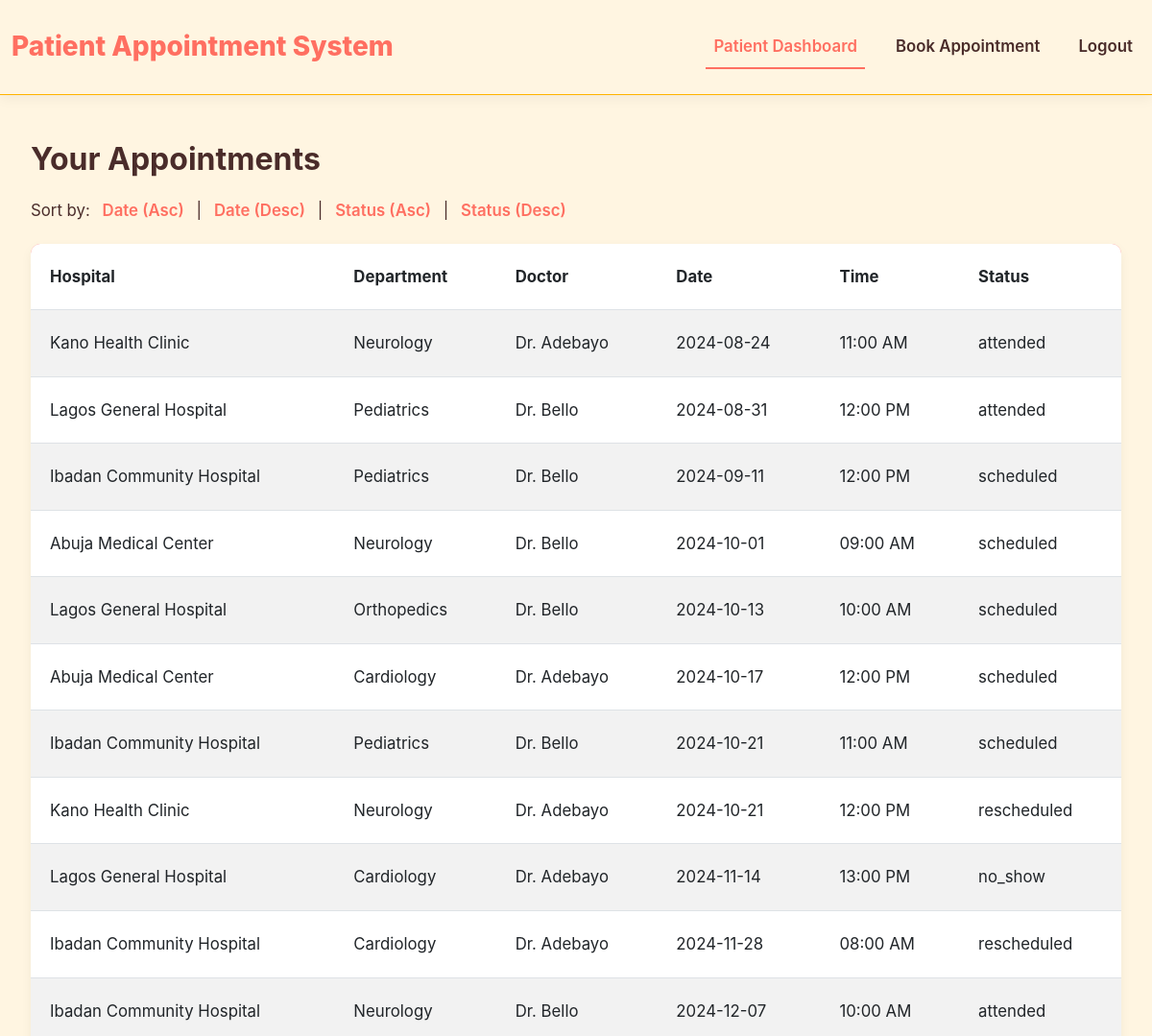
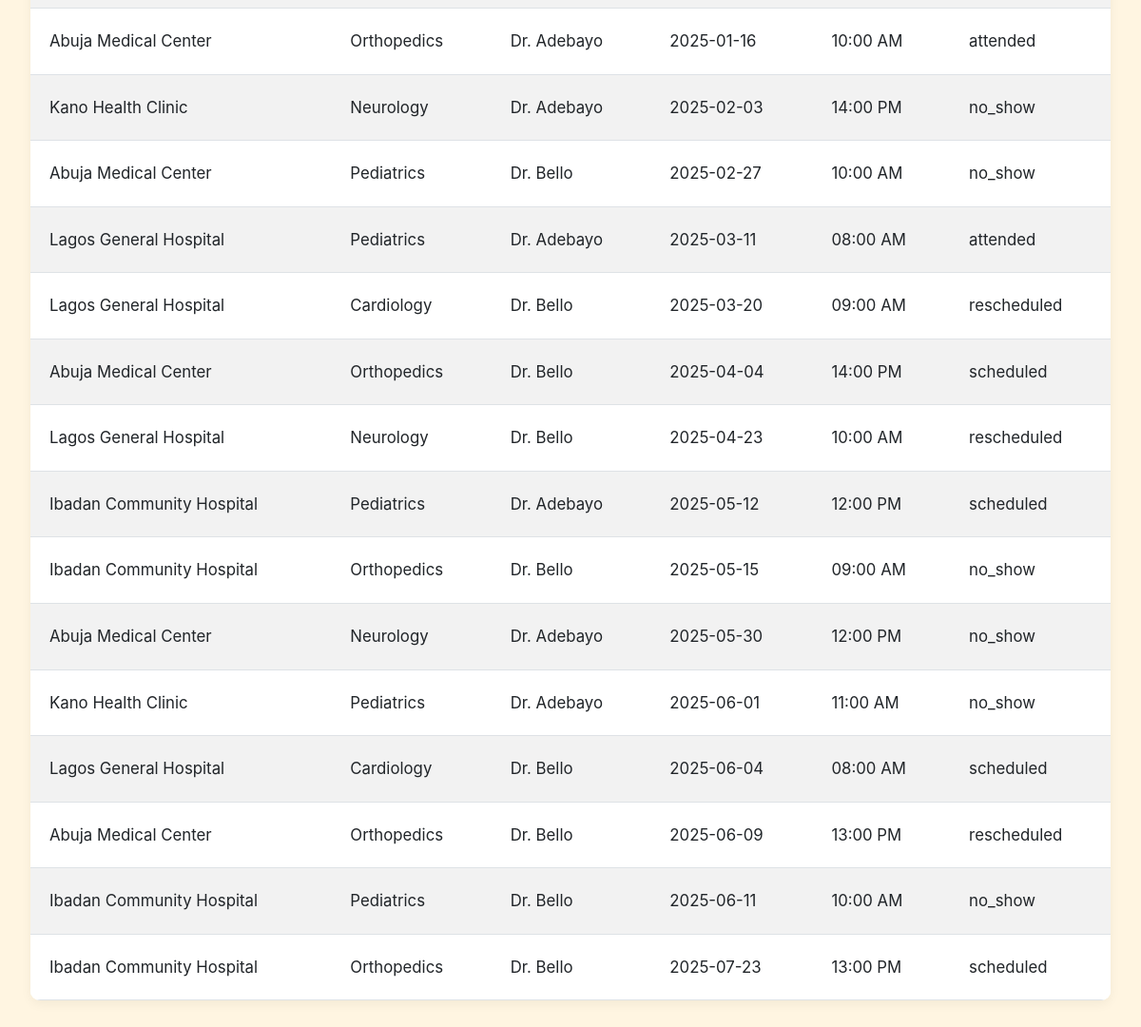
Screenshot of /patient (signed in) with the database file from the repository (2 pictures, top to bottom).
### tables this page shows
CREATE TABLE appointments 
                 (id INTEGER PRIMARY KEY AUTOINCREMENT, patient_id INTEGER, hospital_id INTEGER, department_id INTEGER, 
                  doctor_id INTEGER, slot_time TEXT, date TEXT, booking_date TEXT, no_show_prob REAL, reschedule_prob REAL, status TEXT,
                  FOREIGN KEY (patient_id) REFERENCES users(id),
                  FOREIGN KEY (hospital_id) REFERENCES hospitals(id),
                  FOREIGN KEY (department_id) REFERENCES departments(id),
                  FOREIGN KEY (doctor_id) REFERENCES doctors(id));

CREATE TABLE hospitals 
                 (id INTEGER PRIMARY KEY AUTOINCREMENT, name TEXT, location TEXT);

CREATE TABLE departments 
                 (id INTEGER PRIMARY KEY AUTOINCREMENT, hospital_id INTEGER, name TEXT,
                  FOREIGN KEY (hospital_id) REFERENCES hospitals(id));

CREATE TABLE doctors 
                 (id INTEGER PRIMARY KEY AUTOINCREMENT, hospital_id INTEGER, department_id INTEGER, name TEXT, schedule TEXT, gender TEXT,
                  FOREIGN KEY (hospital_id) REFERENCES hospitals(id),
                  FOREIGN KEY (department_id) REFERENCES departments(id));

### app.py (the view)
@app.route('/patient')
@login_required('patient')
def patient_dashboard():
    user_id = session['user_id']
    sort_by = request.args.get('sort_by', 'date')
    sort_order = request.args.get('sort_order', 'asc')
    query = """
    SELECT a.id, h.name AS hospital_name, d.name AS department_name, doc.name AS doctor_name, a.slot_time, a.date, a.status
    FROM appointments a
    JOIN hospitals h ON a.hospital_id = h.id
    JOIN departments d ON a.department_id = d.id
    JOIN doctors doc ON a.doctor_id = doc.id
    WHERE a.patient_id = ?
    """
    if sort_by in ['date', 'status']:
        query += f" ORDER BY {sort_by} {'ASC' if sort_order == 'asc' else 'DESC'}"
    appointments = query_db(query, (user_id,))
    reordered_appointments = [
        (appt['hospital_name'], appt['department_name'], appt['doctor_name'], appt['date'], appt['slot_time'], appt['status'])
        for appt in appointments
    ]
    return render_template('patient.html', appointments=reordered_appointments)

### app.py (called while the page is built)
def login_required(role=None):
    def wrapper(fn):
        @wraps(fn)
        def decorated_view(*args, **kwargs):
            if not session.get('user_id'):
                flash("Please log in to access this page.", "danger")
                return redirect(url_for('login'))
            if role and session.get('role') != role:
                flash("You do not have permission to access this page.", "danger")
                if session.get('role') == 'patient':
                    return redirect(url_for('patient_dashboard'))
                elif session.get('role') == 'admin':
                    return redirect(url_for('admin_dashboard'))
            return fn(*args, **kwargs)
        return decorated_view
    return wrapper

def get_sqlite_conn():
    conn = sqlite3.connect("database.db")
    conn.row_factory = sqlite3.Row
    return conn

def query_db(query, args=(), one=False, commit=False, return_id=False):
    conn = get_sqlite_conn()
    try:
        c = conn.cursor()
        c.execute(query, args)
        if commit:
            conn.commit()
            if return_id:
                return c.lastrowid
        else:
            rv = c.fetchall()
            if rv:
                columns = [desc[0] for desc in c.description]
                rv = [dict(zip(columns, row)) for row in rv]
                return rv[0] if one else rv
            return None if one else []
    except sqlite3.IntegrityError as e:
        if commit:
            conn.rollback()  # Roll back transaction on error
            raise e
        return None if one else []
    finally:
        conn.close()

### templates/patient.html (shortened to what this page needs)
<!DOCTYPE html>
<html lang="en">
<head>
    <link href="https://cdn.jsdelivr.net/npm/bootstrap@5.3.0/dist/css/bootstrap.min.css" rel="stylesheet">
    <link rel="stylesheet" href="{{ url_for('static', filename='css/style.css') }}">
</head>
<body>
    <nav class="navbar navbar-expand-lg">
        <div class="container-fluid">
            <a class="navbar-brand" href="{{ url_for('index') }}">Patient Appointment System</a>
            <div class="collapse navbar-collapse" id="navbarNav">
                <ul class="navbar-nav ms-auto">
                    <li class="nav-item">
                        <a class="nav-link {% if request.endpoint == 'patient_dashboard' %}active{% endif %}" href="{{ url_for('patient_dashboard') }}">Patient Dashboard</a>
                    </li>
                    <li class="nav-item">
                        <a class="nav-link {% if request.endpoint == 'book_appointment' %}active{% endif %}" href="{{ url_for('book_appointment') }}">Book Appointment</a>
                    </li>
                    <li class="nav-item">
                        <a class="nav-link" href="{{ url_for('logout') }}">Logout</a>
                    </li>
                </ul>
            </div>
        </div>
    </nav>
    <div class="container">
        <h2>Your Appointments</h2>
        <p>Sort by:
            <a href="{{ url_for('patient_dashboard', sort_by='date', sort_order='asc') }}">Date (Asc)</a> |
            <a href="{{ url_for('patient_dashboard', sort_by='date', sort_order='desc') }}">Date (Desc)</a> |
            <a href="{{ url_for('patient_dashboard', sort_by='status', sort_order='asc') }}">Status (Asc)</a> |
            <a href="{{ url_for('patient_dashboard', sort_by='status', sort_order='desc') }}">Status (Desc)</a>
        </p>
        <table class="table table-striped">
            <thead>
                <tr>
                    <th>Hospital</th>
                    <th>Department</th>
                    <th>Doctor</th>
                    <th>Date</th>
                    <th>Time</th>
                    <th>Status</th>
                </tr>
            </thead>
            <tbody>
                {% for appt in appointments %}
                <tr>
                    <td>{{ appt[0] }}</td>
                    <td>{{ appt[1] }}</td>
                    <td>{{ appt[2] }}</td>
                    <td>{{ appt[3] }}</td>
                    <td>{{ appt[4] }}</td>
                    <td>{{ appt[5] }}</td>
                </tr>
                {% endfor %}
            </tbody>
        </table>
    </div>
</body>
</html>

### static/css/style.css (style rules this page uses)
* { margin: 0; padding: 0; box-sizing: border-box; }
body { font-family: 'Inter', -apple-system, BlinkMacSystemFont, 'Segoe UI', Roboto, sans-serif; line-height: 1.7; color: #4A2C2A; background-color: #FFF5E1; min-height: 100vh; }
h1, h2, h3, h4 { font-weight: 700; color: #4A2C2A; }
h2 { font-size: 2rem; margin-bottom: 1.25rem; }
p { margin-bottom: 1.25rem; font-size: 1.05rem; }
.navbar { background-color: #FFF5E1; box-shadow: 0 4px 12px rgba(0, 0, 0, 0.05); padding: 1.25rem 0; border-bottom: 1px solid #FFB300; }
.navbar-brand { font-size: 1.75rem; font-weight: 800; color: #FF6F61; transition: color 0.3s ease; }
.navbar-nav .nav-link { color: #4A2C2A; font-weight: 600; font-size: 1.05rem; margin-left: 1.5rem; transition: color 0.3s ease; }
.navbar-nav .nav-link.active { color: #FF6F61; border-bottom: 2px solid #FF6F61; }
.container { max-width: 1280px; margin: 3rem auto; padding: 0 2rem; }
.table { background-color: #ffffff; border-radius: 10px; overflow: hidden; box-shadow: 0 4px 12px rgba(0, 0, 0, 0.05); margin-bottom: 2rem; }
.table th, .table td { padding: 1.25rem; vertical-align: middle; font-size: 1.05rem; }
.table thead { background-color: #FF6F61; color: #ffffff; }
.table-striped tbody tr { background-color: #fdfdfd; }
.table-striped tbody tr:nth-of-type(odd) { background-color: #f9fafb; }
p a { color: #FF6F61; text-decoration: none; font-weight: 600; margin: 0 8px; transition: color 0.3s ease; }

### rows the page displays
appointments: name "Kano Health Clinic", name "Neurology", name "Dr. Adebayo", date "2024-08-24", slot_time "11:00 AM", status "attended"
appointments: name "Lagos General Hospital", name "Pediatrics", name "Dr. Bello", date "2024-08-31", slot_time "12:00 PM", status "attended"
appointments: name "Ibadan Community Hospital", name "Pediatrics", name "Dr. Bello", date "2024-09-11", slot_time "12:00 PM", status "scheduled"
appointments: name "Abuja Medical Center", name "Neurology", name "Dr. Bello", date "2024-10-01", slot_time "09:00 AM", status "scheduled"
appointments: name "Lagos General Hospital", name "Orthopedics", name "Dr. Bello", date "2024-10-13", slot_time "10:00 AM", status "scheduled"
appointments: name "Abuja Medical Center", name "Cardiology", name "Dr. Adebayo", date "2024-10-17", slot_time "12:00 PM", status "scheduled"
appointments: name "Ibadan Community Hospital", name "Pediatrics", name "Dr. Bello", date "2024-10-21", slot_time "11:00 AM", status "scheduled"
appointments: name "Kano Health Clinic", name "Neurology", name "Dr. Adebayo", date "2024-10-21", slot_time "12:00 PM", status "rescheduled"
appointments: name "Lagos General Hospital", name "Cardiology", name "Dr. Adebayo", date "2024-11-14", slot_time "13:00 PM", status "no_show"
appointments: name "Ibadan Community Hospital", name "Cardiology", name "Dr. Adebayo", date "2024-11-28", slot_time "08:00 AM", status "rescheduled"
appointments: name "Ibadan Community Hospital", name "Neurology", name "Dr. Bello", date "2024-12-07", slot_time "10:00 AM", status "attended"
appointments: name "Abuja Medical Center", name "Orthopedics", name "Dr. Adebayo", date "2025-01-16", slot_time "10:00 AM", status "attended"
appointments: name "Kano Health Clinic", name "Neurology", name "Dr. Adebayo", date "2025-02-03", slot_time "14:00 PM", status "no_show"
appointments: name "Abuja Medical Center", name "Pediatrics", name "Dr. Bello", date "2025-02-27", slot_time "10:00 AM", status "no_show"
appointments: name "Lagos General Hospital", name "Pediatrics", name "Dr. Adebayo", date "2025-03-11", slot_time "08:00 AM", status "attended"
appointments: name "Lagos General Hospital", name "Cardiology", name "Dr. Bello", date "2025-03-20", slot_time "09:00 AM", status "rescheduled"
appointments: name "Abuja Medical Center", name "Orthopedics", name "Dr. Bello", date "2025-04-04", slot_time "14:00 PM", status "scheduled"
appointments: name "Lagos General Hospital", name "Neurology", name "Dr. Bello", date "2025-04-23", slot_time "10:00 AM", status "rescheduled"
appointments: name "Ibadan Community Hospital", name "Pediatrics", name "Dr. Adebayo", date "2025-05-12", slot_time "12:00 PM", status "scheduled"
appointments: name "Ibadan Community Hospital", name "Orthopedics", name "Dr. Bello", date "2025-05-15", slot_time "09:00 AM", status "no_show"
appointments: name "Abuja Medical Center", name "Neurology", name "Dr. Adebayo", date "2025-05-30", slot_time "12:00 PM", status "no_show"
appointments: name "Kano Health Clinic", name "Pediatrics", name "Dr. Adebayo", date "2025-06-01", slot_time "11:00 AM", status "no_show"
appointments: name "Lagos General Hospital", name "Cardiology", name "Dr. Bello", date "2025-06-04", slot_time "08:00 AM", status "scheduled"
appointments: name "Abuja Medical Center", name "Orthopedics", name "Dr. Bello", date "2025-06-09", slot_time "13:00 PM", status "rescheduled"
appointments: name "Ibadan Community Hospital", name "Pediatrics", name "Dr. Bello", date "2025-06-11", slot_time "10:00 AM", status "no_show"
appointments: name "Ibadan Community Hospital", name "Orthopedics", name "Dr. Bello", date "2025-07-23", slot_time "13:00 PM", status "scheduled"
